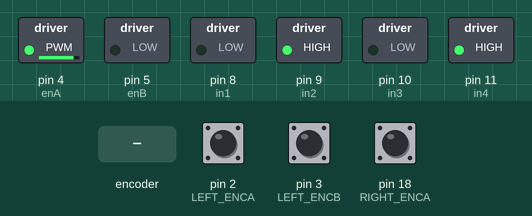
The program below on a simulated Arduino Mega 2560, built with avr-gcc and run on an emulated ATmega2560. On the bench: switched loads named in the program (green lamp = pin HIGH). The inputs (shaded band) are chosen by the test bench; at power-on: pin 2 (LEFT_ENCA) HIGH, pin 3 (LEFT_ENCB) LOW, pin 18 (RIGHT_ENCA) HIGH. What the program prints to the serial monitor is not drawn.

Above: at 1.2 s.
1.3 s: rotary encoder on pin 2 (LEFT_ENCA) / pin 19 (RIGHT_ENCB) turned 3 steps (first pin leading)
Timing chart, 0 to 10.9 s (numbered marks = the images above; inputs shaded):
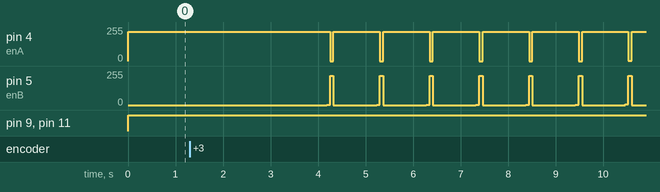

The program:

main.cpp
```cpp
#include <Arduino.h>
#include <motor_encoder.h>

// Define pins connected the encoders A & B
#define RIGHT_ENCA 18 // Yellow
#define RIGHT_ENCB 19 // Green
#define LEFT_ENCA 2   // Yellow
#define LEFT_ENCB 3   // Green

// Motor Encoder Pulses per Rotation
#define ENCODERPPR 66

// Motor A connections
int enA = 4;
int in1 = 8;
int in2 = 9;

// Motor B connections
int enB = 5;
int in3 = 10;
int in4 = 11;

// More motor variables
int motorSpeed = 220;
int leftEncoderPosition = 0;
int rightEncoderPosition = 0;

// Distance-related variables
#define PULSES_PER_REV 150     // this was measured manually before-hand
#define RPM_TO_RADS 0.1047198; // 1 rpm  = 0.1047198 rad/s
#define WHEEL_RADIUS 0.035     // radius of the wheel attached to the motor 0.035 m

volatile long pulse_count = 0;
bool direction = false; // true if motor is moving forward, false if motor is moving reverse

/* Sampling interval 1 second */
int sampling_interval = 1000;
long current_millis = 0;
long previous_millis = 0;

/* velocity variables
  we need angular velocity in radians, in degrees and the linear velocity
*/
float angular_velocity_in_rads = 0.0;
float angular_velocity_in_degrees = 0.0;
float linear_velocity = 0.0;
float distance_cm = 0.0;

// RPM-related variables
int interval = 1000;
long previousMillis = 0;
long currentMillis = 0;
int rpm = 0;

// PID-related variables
long prevT = 0;
float eprev = 0;
float eintegral = 0;

// Function prototypes
void readLeftEncoder();
void readRightEncoder();
void setMotor(int dir, int pwmPin, int pwmValue, int in1, int in2);
int printRPM();
int getDistance(int encoderPosition);

void setup()
{

  // Initialize the serial port
  Serial.begin(9600);

  // Initialize motor pins
  pinMode(LEFT_ENCA, INPUT);
  pinMode(LEFT_ENCB, INPUT);
  pinMode(RIGHT_ENCA, INPUT);
  pinMode(RIGHT_ENCB, INPUT);

  pinMode(enA, OUTPUT);
  pinMode(in1, OUTPUT);
  pinMode(in2, OUTPUT);
  pinMode(enB, OUTPUT);
  pinMode(in3, OUTPUT);
  pinMode(in4, OUTPUT);

  attachInterrupt(digitalPinToInterrupt(LEFT_ENCA), readLeftEncoder, RISING);
  attachInterrupt(digitalPinToInterrupt(RIGHT_ENCA), readRightEncoder, RISING);

  previousMillis = millis();
}

void loop()
{

  setMotor(1, enA, motorSpeed, in1, in2);
  setMotor(1, enB, motorSpeed, in3, in4);

  // ------------ MOTOR CONTROLLER (PID Loop) ----------------------


  int leftDistance = getDistance(leftEncoderPosition);
  int rightDistance = getDistance(rightEncoderPosition);

  // PID Constants
  float kp = 1;
  float ki = 0;
  float kd = 0.025;

  // compute time difference
  long currT = micros();

  float deltaT = ((float)(currT - prevT)) / 1e6; // deltaT in seconds
  prevT = currT;

  // calculate error
  // int e = target - encoderPosition;
  int e = leftDistance - rightDistance;

  // derivative
  float dedt = (e - eprev) / (deltaT);

  // integral
  eintegral = eintegral + e * deltaT;

  // calculate control signal
  float u = kp * e + ki * eintegral + kd * dedt;

  // set motor power
  float pwr = fabs(u);
  if (pwr > 255)
  {
    pwr = 255;
  }

  // Determine motor
  if (u < 0)
  {
    setMotor(1, enA, pwr, in1, in2);
  }
  else
  {
    setMotor(1, enB, pwr, in3, in4);
  }

  // store previous error
  eprev = e;


  Serial.print("Left Distance: ");
  Serial.print(leftDistance);
  Serial.print(" Right Distance: ");
  Serial.print(rightDistance);
  Serial.print(" ");
  Serial.print("Error: ");
  Serial.print(e);
  Serial.print(" ");
  Serial.print("Control Signal: ");
  Serial.print(u);
  Serial.print(" ");
  Serial.println();
}

void readLeftEncoder()
{
  int b = digitalRead(LEFT_ENCB);

  //? WARNING: left motor is inverted (mirror image of right motor)
  if (b > 0)
  {
    leftEncoderPosition--;
  }
  else
  {
    leftEncoderPosition++;
  }
}

void readRightEncoder()
{
  int b = digitalRead(RIGHT_ENCB);

  if (b > 0)
  {
    rightEncoderPosition++;
  }
  else
  {
    rightEncoderPosition--;
  }
}

void setMotor(int dir, int pwmPin, int pwmVal, int in1, int in2)
{
  analogWrite(pwmPin, pwmVal);

  if (dir == -1)
  {
    // Serial.println("Forward");
    digitalWrite(in1, HIGH);
    digitalWrite(in2, LOW);
  }
  else if (dir == 1)
  {
    // Serial.println("Backward");
    digitalWrite(in1, LOW);
    digitalWrite(in2, HIGH);
  }
  else
  {
    // Serial.println("Stop");
    digitalWrite(in1, LOW);
    digitalWrite(in2, LOW);
  }
}

int printRPM()
{

  // Update RPM value on every second
  currentMillis = millis();
  if (currentMillis - previousMillis > interval)
  {
    previousMillis = currentMillis;
    // Revolutions per minute (RPM) =
    // (total encoder pulse in 1s / motor encoder output) x 60s
    rpm = (float)(abs(leftEncoderPosition) * 60 / ENCODERPPR);
    rpm = fabs(rpm);

    // Only update display when there have readings
    // if (rpm > 0)
    // {
    // }
    Serial.print(leftEncoderPosition);
    Serial.print(" pulse / ");
    Serial.print(ENCODERPPR);
    Serial.print(" pulse per rotation x 60 seconds = ");
    Serial.print(rpm);
    Serial.println(" RPM");
    leftEncoderPosition = 0;
    return rpm;
  }
}

int getDistance(int encoderPosition)
{

  // get the elapsed time
  current_millis = millis();

  // Take a sample
  if ((current_millis - previous_millis) > sampling_interval)
  {
    /* code */

    /* update the current time for the next iteration */
    previous_millis = current_millis;

    /* calculate Revs per minute */
    float revs_per_minute = (float)((encoderPosition * 60) / PULSES_PER_REV);

    /* calculate angular velocity in rad/s of the wheel in radians */
    angular_velocity_in_rads = revs_per_minute * RPM_TO_RADS;

    /* calculate angular velocity in degrees */
    angular_velocity_in_degrees = angular_velocity_in_rads * RAD_TO_DEG; // 1 rad = 57.2958 deg, inbuilt

    /* Calculate the linear velocity (m/s): linear velocity = radius x angular velocity  */
    linear_velocity = angular_velocity_in_rads * WHEEL_RADIUS;

    /* calculate the distance travelled (centimeters): distance = speed * time */
    if (direction == false)
    {
      /* motor moving reverse - decrement distance - linear velocity is negative here */
      distance_cm = distance_cm + (linear_velocity * (sampling_interval / 1000)) * 100;
    }
    else if (direction == true)
    {
      /* motor moving forward -> increment distance */
      distance_cm = distance_cm + (linear_velocity * (sampling_interval / 1000)) * 100;
    }

    /* debug on the serial monitor */
    // debug("Angular velocity: "); debugln(angular_velocity_in_rads);
    // debug("Linear velocity: "); debugln(linear_velocity);
    // Serial.print("Distance travelled (cm): ");
    // Serial.println(distance_cm);
    return distance_cm;

    /* reset the pulse count */
    encoderPosition = 0;
  }
}
```
